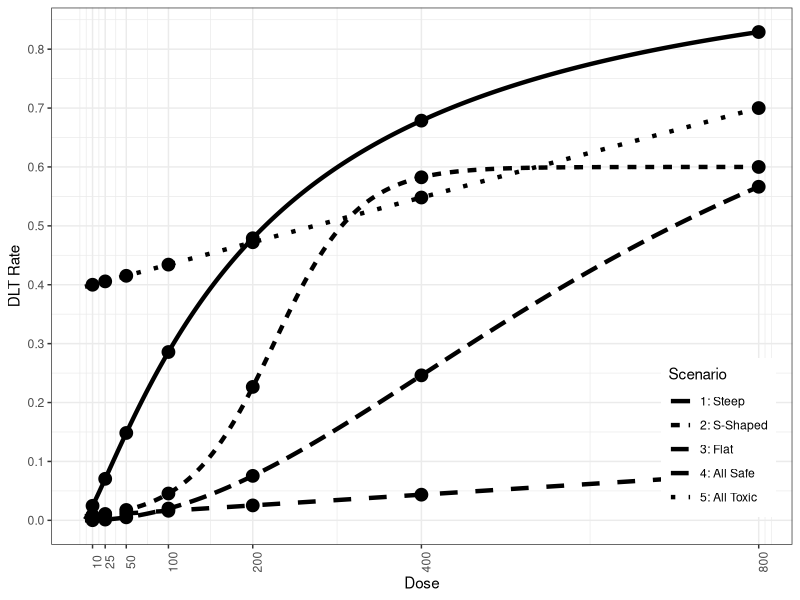

R code for this plot:
library(tidyverse)
library(ggplot2)

DoseProv <- c(10, 25, 50, 100, 200, 400, 800)
DoseRef <- 100

expit <- function(x) 1/(1+exp(-x))

d <- 1:800
dref <- DoseRef

#steep scenario
loga <- -0.916
b <- 1.2
linpred <- loga + b*log(d/dref)
rate <- expit(linpred)

steepdt <- tibble(Scenario="1: Steep", Dose=d, DLTRate=rate)

#S-shaped scenario
s <- 0.02
ed50 <- 225
linpred <- s*(d-ed50)
rate <- 0.6*expit(linpred)

sshapedt <- tibble(Scenario="2: S-Shaped", Dose=d, DLTRate=rate)

#flat scenario
s <- 2
ed50 <- 700
linpred <- -s*log(ed50/d)
rate <- expit(linpred)

flatdt <- tibble(Scenario="3: Flat", Dose=d, DLTRate=rate)

#All safe
rate <- (5.6 + 0.072*d)/790

allsafedt <- tibble(Scenario="4: All Safe", Dose=d, DLTRate=rate)

#All toxic
rate <- (313 + 0.3*d)/790

alltoxicdt <- tibble(Scenario="5: All Toxic", Dose=d, DLTRate=rate)

plotdt <- rbind(steepdt, sshapedt, flatdt, allsafedt, alltoxicdt)
pointdt <- plotdt %>% filter(Dose %in% DoseProv)

ggplot(plotdt, aes(x=Dose, y=DLTRate, linetype=Scenario)) + geom_line(size=1.5) + 
  geom_point(aes(x=Dose, y=DLTRate), data = pointdt, size=4) + ylab("DLT Rate") +
  scale_x_continuous(breaks = DoseProv) + scale_y_continuous(breaks = seq(0,1,0.1)) + theme_bw() +
  theme(axis.text.x = element_text(angle = 90),
        legend.position = c(0.9,0.2))





# ratedt <- tibble(Dose = DoseProv, Rate = round(expit(),3))
# ggplot(ratedt,aes(Dose, Rate, label=Rate)) + geom_line() + geom_point() + geom_text(nudge_x = 2)
# 
# ratedt <- readxl::read_xlsx("FixedScenarios.xlsx", sheet = "Sheet1")
# ggplot(ratedt,aes(Dose, Rate, color = Scenario)) + geom_line() + geom_point()

# write_csv(ratedt, "ToxScenarios.csv")
